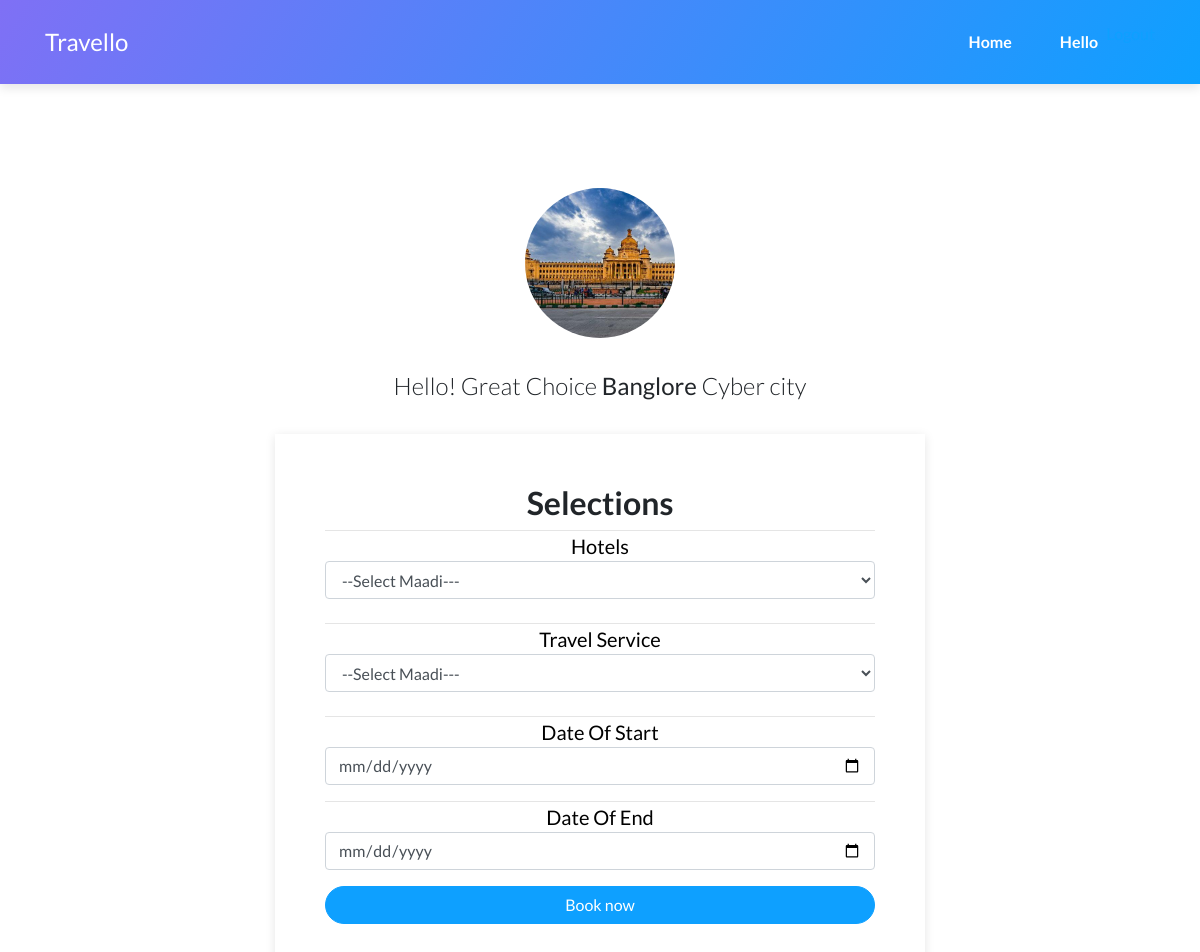
The page /desti/1/ (signed in) on the database as committed earlier.
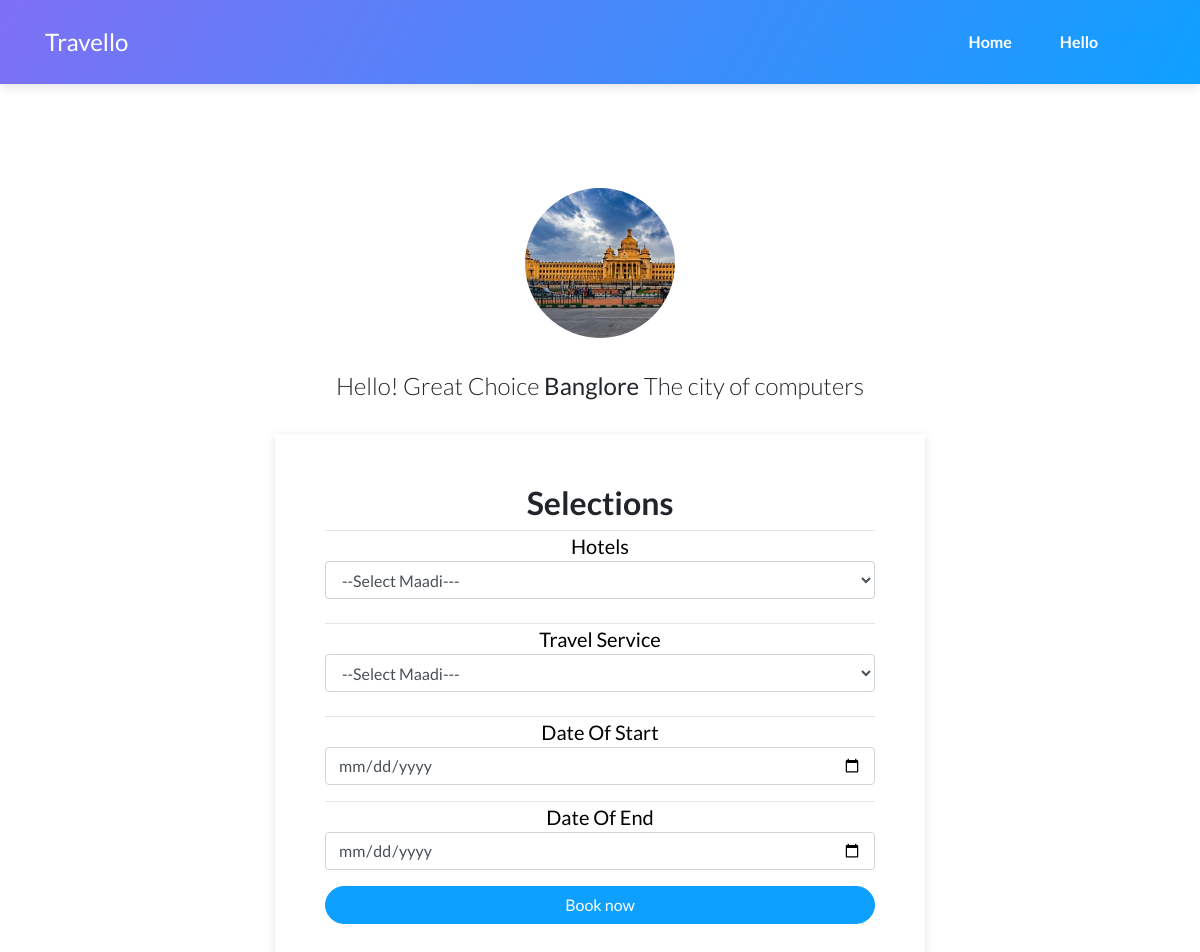
The same page on the database as committed later.
### main/models.py (models this page shows, shortened)
class destination(models.Model):
    name = models.CharField(max_length=100)
    desc = models.TextField()
    offer = models.BooleanField(default=False)
    img = models.ImageField(upload_to='pics')
    per_day_cost = models.FloatField()
    no_of_visits = models.IntegerField()
    type_of_vacation = [
        ('Beach', 'Beach'),
        ('HillStation', 'HillStation'),
        ('safari', 'safari'),
        ('city', 'city'),
        ('International', 'International')
    ]
    type = models.CharField(max_length=100, choices=type_of_vacation)

### main/views.py (the view)
# urls.py: path('desti/<oid>/', views.desti, name='desti'),
def desti(request,oid):
    if not request.user.is_authenticated:
        return redirect('%s?next=%s' % ('/login', request.path))
    data = destination.objects.filter(id = oid).first()
    hotel_list = list(hotel.objects.values('id','name','per_day_cost').filter(address = data.name))
    travel_list = list(travel.objects.values('id','name','rtc').filter(loc = data.name))
    send = { 'data': data, 'hotel_list': hotel_list, 'travel_list':travel_list}
    print(hotel_list)
    return render(request,'destination.html',send)

### templates/destination.html (shortened to what this page needs)
{% load static %}
<!DOCTYPE html>
<html>
<head>
    <link rel="stylesheet" href="{% static 'assets/bootstrap/css/bootstrap.min.css'%}">
    <link rel="stylesheet" href="{% static 'assets/fonts/ionicons.min.css'%}">
    <link rel="stylesheet" href="https://cdnjs.cloudflare.com/ajax/libs/pikaday/1.6.1/css/pikaday.min.css">
</head>
<body>
    <nav class="navbar navbar-dark navbar-expand-lg fixed-top bg-white portfolio-navbar gradient">
        <div class="container"><a class="navbar-brand logo" href="{% url 'home' %}">Travello</a>
            <div class="collapse navbar-collapse"
                id="navbarNav">
                <ul class="nav navbar-nav ml-auto">
                    <li class="nav-item" role="presentation"><a class="nav-link active" href="{% url 'home' %}">Home</a></li>
                    {% if user.is_authenticated%}
						<li class= "nav-link" style="color: white; font-size: medium">Hello {{ user.first_name}}</li>
						<li><a   href="{% url 'logout' %}">Logout</a></li>
					{% else %}
						<li><a href="{% url 'login' %}">Login</a></li>
						<li><a href="{% url 'register' %}">Register</a></li>
					{% endif%}
                </ul>
            </div>
        </div>
    </nav>
    <main class="page lanidng-page">
        <section class="portfolio-block block-intro">
            <div class="container">
                <div class="avatar" style="background-image:url(&quot;{{ data.img.url }}&quot;);"></div>
                <div class="about-me">
                    <p>Hello! Great Choice <strong> {{ data.name }} </strong> {{ data.desc}} </p>
                    <form method="post"action="{% url 'book' oid=data.id %}">
                        <h2 class="text-center"><strong>Selections</strong></h2>
                        <hr class="sidebar-divider my-0"><small style="color: rgb(0, 0, 0);font-size: 20px;">Hotels</small>
                        <select name = 'hotel_id' class="form-control">
                            <option disabled ='true' selected> --Select Maadi---</option>
                          </select>
                        <br>
                        <hr class="sidebar-divider my-0"><small style="color: rgb(0, 0, 0);font-size: 20px;">Travel Service</small>
                        <select name = 'travel_id' class="form-control">
                            <option disabled ='true' selected> --Select Maadi---</option>
                          </select>
                        <br>
                        <hr class="sidebar-divider my-0"><small style="color: rgb(0, 0, 0);font-size: 20px;">Date Of Start</small>
                        <div class="form-group"><input class="form-control" type="date" name="startdate" placeholder="Date Of Start"></div>
                        <hr class="sidebar-divider my-0"><small style="color: rgb(0, 0, 0);font-size: 20px;">Date Of End</small>
                        <div class="form-group"><input class="form-control" type="date" name="enddate" placeholder="Date Of End"></div>
                        <div class="form-group"><button class="btn btn-primary btn-block" type="submit">Book now</button>
                    </form>
            </div>
        </section>
    </main>
</body>
</html>

Rows that differ between the two databases and show on the page:
changed destination "Banglore": desc "Cyber city" → "The city of computers"
